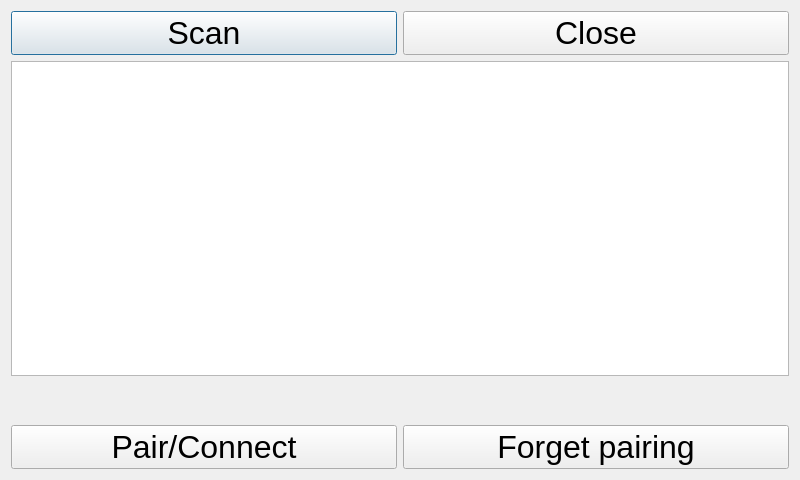
<?xml version="1.0" encoding="UTF-8"?>
<ui version="4.0">
 <class>BluetoothManager</class>
 <widget class="QDialog" name="BluetoothManager">
  <property name="geometry">
   <rect>
    <x>0</x>
    <y>0</y>
    <width>800</width>
    <height>480</height>
   </rect>
  </property>
  <property name="sizePolicy">
   <sizepolicy hsizetype="Preferred" vsizetype="Preferred">
    <horstretch>0</horstretch>
    <verstretch>0</verstretch>
   </sizepolicy>
  </property>
  <property name="font">
   <font>
    <pointsize>24</pointsize>
   </font>
  </property>
  <property name="cursor">
   <cursorShape>BlankCursor</cursorShape>
  </property>
  <property name="windowTitle">
   <string>Bluetooth Manager</string>
  </property>
  <layout class="QVBoxLayout" name="verticalLayout">
   <item>
    <layout class="QHBoxLayout" name="horizontalLayout">
     <item>
      <widget class="QPushButton" name="scanButton">
       <property name="sizePolicy">
        <sizepolicy hsizetype="Expanding" vsizetype="Fixed">
         <horstretch>0</horstretch>
         <verstretch>0</verstretch>
        </sizepolicy>
       </property>
       <property name="text">
        <string>Scan</string>
       </property>
       <property name="checkable">
        <bool>false</bool>
       </property>
      </widget>
     </item>
     <item>
      <widget class="QPushButton" name="closeButton">
       <property name="sizePolicy">
        <sizepolicy hsizetype="Expanding" vsizetype="Fixed">
         <horstretch>0</horstretch>
         <verstretch>0</verstretch>
        </sizepolicy>
       </property>
       <property name="text">
        <string>Close</string>
       </property>
      </widget>
     </item>
    </layout>
   </item>
   <item>
    <widget class="QListWidget" name="listWidget"/>
   </item>
   <item>
    <widget class="QLabel" name="infoLabel">
     <property name="text">
      <string/>
     </property>
    </widget>
   </item>
   <item>
    <layout class="QHBoxLayout" name="horizontalLayout_2">
     <item>
      <widget class="QPushButton" name="pairButton">
       <property name="text">
        <string>Pair/Connect</string>
       </property>
      </widget>
     </item>
     <item>
      <widget class="QPushButton" name="unpairButton">
       <property name="text">
        <string>Forget pairing</string>
       </property>
      </widget>
     </item>
    </layout>
   </item>
  </layout>
 </widget>
 <tabstops>
  <tabstop>scanButton</tabstop>
  <tabstop>listWidget</tabstop>
  <tabstop>pairButton</tabstop>
  <tabstop>unpairButton</tabstop>
 </tabstops>
 <resources/>
 <connections/>
</ui>
